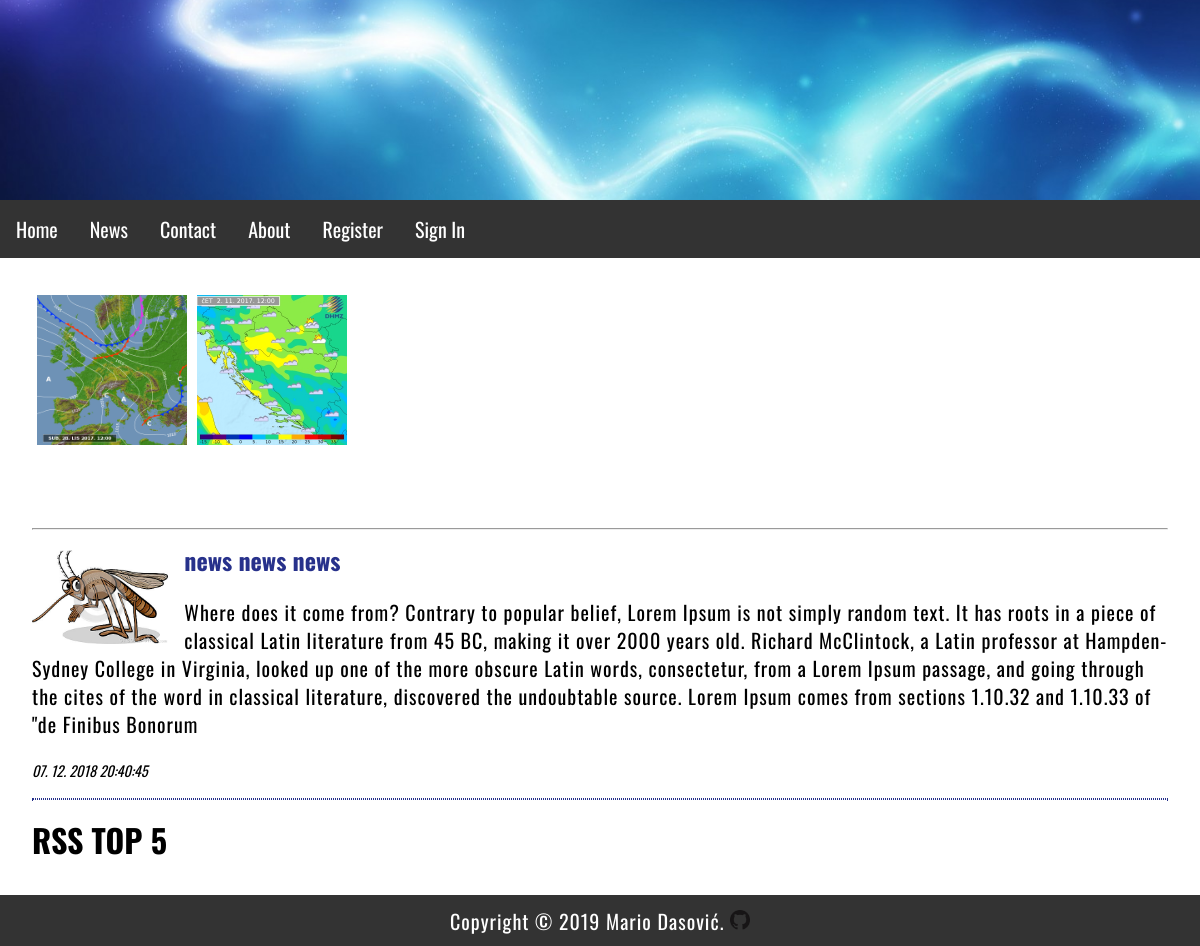
The page /index.php?menu=2&action=22 on the database its author committed.
### tables this page shows
CREATE TABLE `galery` (
  `id` int(11) NOT NULL,
  `News_id` int(11) NOT NULL,
  `Pictures_id` int(11) NOT NULL
);

CREATE TABLE `pictures` (
  `id` int(11) NOT NULL,
  `name` varchar(255) NOT NULL
);

CREATE TABLE `news` (
  `id` int(11) NOT NULL,
  `title` varchar(255) NOT NULL,
  `description` text NOT NULL,
  `date` timestamp NOT NULL DEFAULT CURRENT_TIMESTAMP ON UPDATE CURRENT_TIMESTAMP,
  `picture` varchar(255) NOT NULL,
  `archive` enum('Y','N') NOT NULL
);

### functions.php (called while the page is built)
<?php
	function pickerDateToMysql($pickerDate){
		$date = DateTime::createFromFormat('Y-m-d H:i:s', $pickerDate);
		return $date->format('d. m. Y H:i:s');
	}
?>

### news.php (the view, shortened to what this page needs)
<?php
	if (isset($action) && $action != '') {
		print'<div class="news1">';
		$query  = "SELECT * FROM galery ";
		$query .= "INNER JOIN pictures ON galery.Pictures_id = pictures.id";
		$query .= " WHERE galery.News_id=" . $_GET['action'];
		$result = @mysqli_query($MySQL, $query);
		while($row = @mysqli_fetch_array($result)) {
			print'<div >';
			print'<img src=news/'.$row['name'].' alt="'.$row['name'].'"  height="150">';
			print'</div>';
		}
		print'</div>';
		print'<hr>';
		$query  = "SELECT * FROM news";
		$query .= " WHERE id=" . $_GET['action'];
		$result = @mysqli_query($MySQL, $query);
		$row = @mysqli_fetch_array($result);
			print '
			<div class="news">
				<img src="news/' . $row['picture'] . '" alt="' . $row['title'] . '" title="' . $row['title'] . '">
				<h2>' . $row['title'] . '</h2>
				<p>'  . $row['description'] . '</p>
				<time datetime="' . $row['date'] . '">' . pickerDateToMysql($row['date']) . '</time>
				<hr>
			</div>';
	}
	echo'<h1>RSS TOP 5</h1>';
?>

### index.php (shortened to what this page needs)
<?php
	include ("dbconn.php");
    if(isset($_GET['menu'])) { $menu   = (int)$_GET['menu']; }
	if(isset($_GET['action'])) { $action   = (int)$_GET['action']; }
    include_once("functions.php");
print '
<!DOCTYPE html>
<html>
	<head>
		<link rel="stylesheet" href="style.css">
		<meta name="viewport" content="width=device-width initial-scale=1.0 maximum-scale=1.0 user-scalable=0">
        <meta charset="UTF-8">
        <meta name="description" content="news">
        <meta name="keywords" content="news, best news, super best news, ultra best news">
		<meta itemprop="name" content="news">
		<meta itemprop="description" content="news">
		<meta property="og:title" content="home">
		<meta property="og:type" content="news">
		<meta property="og:url" content="news.com">
		<meta property="og:description" content="Ultra best news">
		<meta property="article:tag"  content="news, best news, super best news, ultra best news">
		<meta name="twitter:title" content="home">
		<meta name="twitter:description" content="news">
        <meta name="author" content="mdasovic">
		<link rel="icon" href="favicon.ico" type="image/x-icon"/>
		<link rel="shortcut icon" href="favicon.ico" type="image/x-icon"/>
		<link href="https://fonts.googleapis.com/css?family=Oswald" rel="stylesheet">
		<title>news</title>
	</head>
<body>
	<header>
		<div';
		 if ($menu > 1) { print ' class="hero-subimage"'; } else { print ' class="hero-image"'; }  print '></div>
		<nav>';
			include("menu.php");
		print '</nav>
	</header>
	<main>';
	if (!isset($menu) || $menu == 1) { include("home.php"); }
	else if ($menu == 2) { include("news.php"); }
	else if ($menu == 3) { include("contact.php"); }
	else if ($menu == 4) { include("about-us.php"); }
	else if ($menu == 5) { include("register.php"); }
	else if ($menu == 6) { include("signin.php"); }
	else if ($menu == 7) { include("admin.php"); }
	print '
	</main>
	<footer>
		<p>Copyright &copy; ' . date("Y") . ' Mario Dasović. <a href="https://github.com/"><img src="img/git.png" title="Github" alt="Github"></a></p>
	</footer>
</body>
</html>';
?>

### menu.php
<?php
	print '
	<ul>
		<li><a href="index.php?menu=1">Home</a></li>
		<li><a href="index.php?menu=2">News</a></li>
		<li><a href="index.php?menu=3">Contact</a></li>
		<li><a href="index.php?menu=4">About</a></li>';
		if (!isset($_SESSION['user']['valid']) || $_SESSION['user']['valid'] == 'false') {
			print '
			<li><a href="index.php?menu=5">Register</a></li>
			<li><a href="index.php?menu=6">Sign In</a></li>';
		}
		else if ($_SESSION['user']['valid'] == 'true') {
			print '
			<li><a href="index.php?menu=7">Admin</a></li>
			<li><a href="signout.php">Sign Out</a></li>';
		}
		print '
	</ul>';
?>

### style.css (style rules this page uses)
body, html { font-family: 'Oswald', sans-serif; margin: 0; font-size: 16px; }
header { display: block; width: 100%; }
.hero-subimage { background-image: url("img/ban.jpg"); background-position: center; background-repeat: no-repeat; background-size: cover; position: relative; height: 200px; }
ul { list-style-type: none; margin: 0; padding: 0; overflow: hidden; background-color: #333; }
li { float: left; font-size: 20px; }
li a { display: block; color: white; text-align: center; padding: 14px 16px; text-decoration: none; }
h1,h2 { margin: 0.5em 0; font-size: 2em; }
h2 { font-size: 1.5em; color: #27318b; }
main { margin: 2em; }
p { margin: 1em 0; line-height: 1.4em; letter-spacing: 1px; font-size: 20px; }
.news img { width: 12%; float: left; padding: 0.5em 0; margin: 0 1em 0 0; }
.news h2 { margin: 0.5em 0; font-size: 1.5em; color: #27318b; }
.news hr { margin: 1em 0; border: 1px dotted #27318b; clear: both; }
.news time { font-size: 90%; font-style: italic; }
img { width: 100%; }
footer { background-color: #333; padding: 0.1em; clear: both; }
footer p { color: white; text-align: center; margin: 0.5em; }
footer img { width: 20px; }
.news1 { min-height: 230px; }
.news1 div { float: left; margin: 5px; }

### rows shown on the page
galery: Pictures.name (picture)
galery: Pictures.name (picture)
news: picture (picture), title "news news news", description "Where does it come from? Contrary to popular belief, Lorem Ipsum is not simply random text. It has roots in a piece of classical Latin literature from 45 BC, making it over 2000 years old. Richard McClintock, a Latin professor at Hampden-Sydney College in Virginia, looked up one of the more obscure Latin words, consectetur, from a Lorem Ipsum passage, and going through the cites of the word in classical literature, discovered the undoubtable source. Lorem Ipsum comes from sections 1.10.32 and 1.10.33 of \"de Finibus Bonorum", date "07. 12. 2018 20:40:45"
